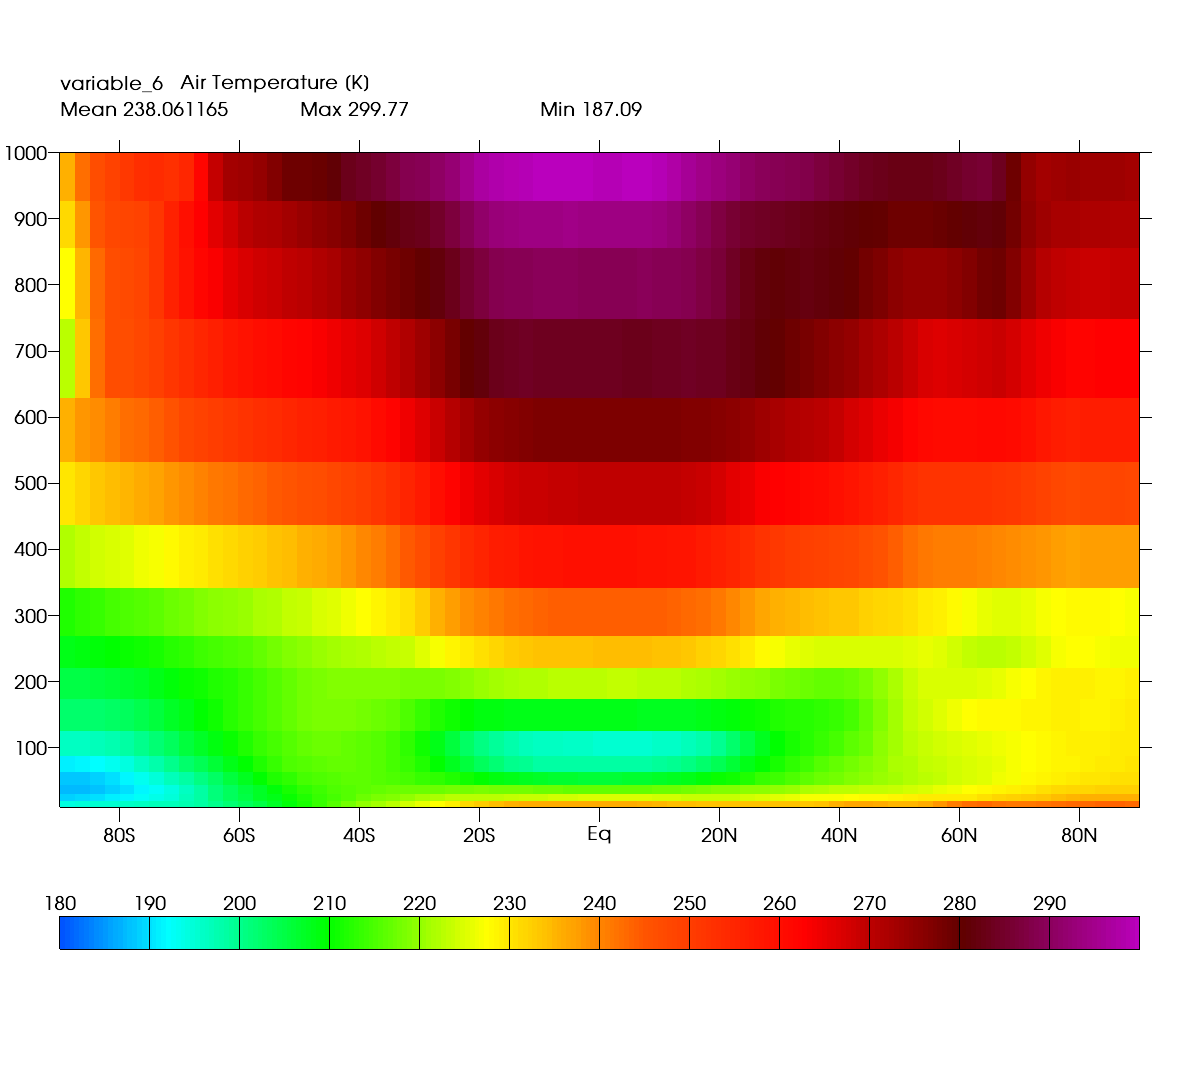

Reproduce this figure in Python.
import vcs,numpy,cdms2,MV2,os,sys
src=sys.argv[1]
pth = os.path.join(os.path.dirname(src),"..")
sys.path.append(pth)
import checkimage
x=vcs.init()

x.setbgoutputdimensions(1200,1091,units="pixels")

f=cdms2.open(os.path.join(sys.prefix,"sample_data","ta_ncep_87-6-88-4.nc"))


vr = "ta"
s=f(vr,slice(0,1),longitude=slice(90,91),squeeze=1,level=(0,10000))
x.plot(s,bg=1)
fnm = "test_vcs_flipNone.png"
x.png(fnm)
print "fnm:",fnm
print "src:",src
ret = checkimage.check_result_image(fnm,src,checkimage.defaultThreshold)
sys.exit(ret)
